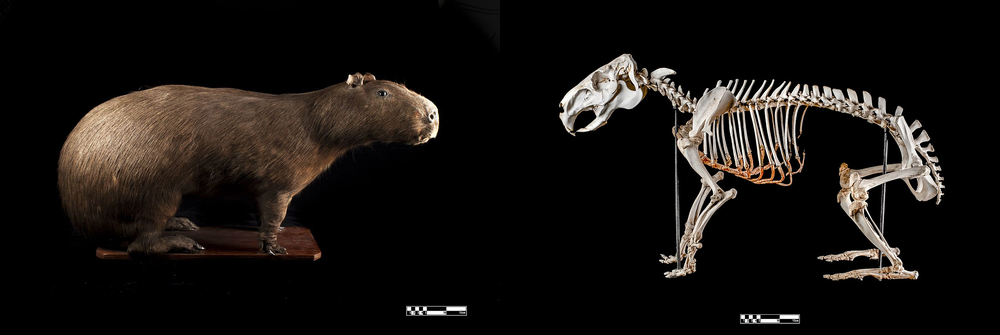
#> input picture le11_image-processing-pt1/capybaras.png, 1000 x 335 px, shrunk from 2560 x 857 before the run
$ jupyter execute --allow-errors le10_python-tutorial.ipynb
#> lines starting #> are read from the running program, lines starting #| are printed output that depends on the picture
### le11_image-processing-pt1/INF0417.py
import numpy as np
import scipy as scipy
import matplotlib.pyplot as plt

def gopimage(V, scale=1, ax=None, figsize=(10, 10)):
    """ Display color representation of motion field

    Parameters
    ----------
    V : array of shape (R, C, 2), or complex array of shape (R, C)
        The motion field in (x, y) order

    scale: float
        Scale the magnitude

    ax: Axes
        Axes object to plot to, or None to create a new figure

    Original MATLAB implementation by Gunnar Farnebäck, CVL, Linköping University
    Python re-implementation by Hannes Ovrén, CVL, Linköping University, 2018
    """

    if V.ndim == 2 and V.dtype == complex:
        W = V
    elif V.ndim == 3 and V.shape[2] == 2:
        Vx = V[..., 0]
        Vy = V[..., 1]

        # Complex representation
        W = Vx + 1j * Vy
    else:
        raise ValueError("Input must be real MxNx2 array, or complex MxN array")


    max_mag = np.max(np.abs(W))

    # Normalize magnitude
    if not max_mag == 0:
        W /= max_mag

    # Setup colortable with 257 entries
    # Last is to make it cyclic (2pi equivalent with 0)
    gtab = np.vstack((GOPTABLE, GOPTABLE[0]))
    gtab_angles = 2 * np.pi * np.arange(256 + 1) / 256;
    cmap_table = scipy.interpolate.interp1d(gtab_angles, gtab, axis=0)

    abs_w = np.minimum(1, scale * np.abs(W))
    angle_w = np.clip(np.pi + np.angle(-W), 0, 2*np.pi)
    rows, cols = V.shape[:2]
    angle_im = cmap_table(angle_w.flat).reshape(rows, cols, 3)

    gopim = np.atleast_3d(abs_w) * angle_im

    if ax is None:
        _, ax = plt.subplots(figsize=figsize)

    imh = ax.imshow(gopim)

### gopimage colormap table
GOPTABLE = np.array([[0.28125   , 0.90234375, 0.140625  ],
       [0.26953125, 0.91015625, 0.1484375 ],
       [0.2578125 , 0.9140625 , 0.16015625],
       [0.24609375, 0.921875  , 0.16796875],
       [0.234375  , 0.9296875 , 0.1796875 ],
       [0.22265625, 0.93359375, 0.19140625],
       [0.2109375 , 0.94140625, 0.203125  ],
       [0.203125  , 0.94921875, 0.21484375],
       [0.1953125 , 0.953125  , 0.23046875],
       [0.18359375, 0.95703125, 0.2421875 ],
       [0.17578125, 0.96484375, 0.25390625],
       [0.16796875, 0.96875   , 0.26953125],
       [0.1640625 , 0.97265625, 0.28515625],
       [0.15625   , 0.9765625 , 0.296875  ],
       [0.1484375 , 0.98046875, 0.3125    ],
       [0.14453125, 0.984375  , 0.328125  ],
       [0.140625  , 0.98828125, 0.34375   ],
       [0.13671875, 0.9921875 , 0.359375  ],
       [0.1328125 , 0.9921875 , 0.375     ],
       [0.1328125 , 0.9921875 , 0.39453125],
       [0.12890625, 0.99609375, 0.41015625],
       [0.12890625, 0.99609375, 0.4296875 ],
       [0.12890625, 0.99609375, 0.4453125 ],
       [0.12890625, 0.99609375, 0.46484375],
       [0.12890625, 0.99609375, 0.48046875],
       [0.1328125 , 0.9921875 , 0.5       ],
       [0.1328125 , 0.9921875 , 0.51953125],
       [0.13671875, 0.98828125, 0.53515625],
       [0.140625  , 0.984375  , 0.5546875 ],
       [0.14453125, 0.98046875, 0.57421875],
       [0.15234375, 0.9765625 , 0.58984375],
       [0.15625   , 0.97265625, 0.609375  ],
       [0.1640625 , 0.96484375, 0.62890625],
       [0.171875  , 0.9609375 , 0.6484375 ],
       [0.1796875 , 0.953125  , 0.6640625 ],
       [0.19140625, 0.9453125 , 0.68359375],
       [0.19921875, 0.9375    , 0.703125  ],
       [0.2109375 , 0.9296875 , 0.71875   ],
       [0.21875   , 0.921875  , 0.73828125],
       [0.23046875, 0.91015625, 0.75390625],
       [0.2421875 , 0.8984375 , 0.76953125],
       [0.2578125 , 0.890625  , 0.7890625 ],
       [0.26953125, 0.87890625, 0.8046875 ],
       [0.28515625, 0.8671875 , 0.8203125 ],
       [0.296875  , 0.8515625 , 0.83203125],
       [0.3125    , 0.83984375, 0.84765625],
       [0.328125  , 0.828125  , 0.86328125],
       [0.34375   , 0.8125    , 0.875     ],
       [0.359375  , 0.796875  , 0.890625  ],
       [0.375     , 0.78515625, 0.90234375],
       [0.390625  , 0.76953125, 0.9140625 ],
       [0.41015625, 0.75390625, 0.92578125],
       [0.42578125, 0.73828125, 0.93359375],
       [0.44140625, 0.72265625, 0.9453125 ],
       [0.4609375 , 0.70703125, 0.953125  ],
       [0.4765625 , 0.6875    , 0.9609375 ],
       [0.49609375, 0.671875  , 0.96875   ],
       [0.51171875, 0.65625   , 0.9765625 ],
       [0.53125   , 0.63671875, 0.98046875],
       [0.546875  , 0.62109375, 0.984375  ],
       [0.5625    , 0.6015625 , 0.98828125],
       [0.58203125, 0.5859375 , 0.9921875 ],
       [0.59765625, 0.56640625, 0.99609375],
       [0.61328125, 0.55078125, 0.99609375],
       [0.62890625, 0.53125   , 0.99609375],
       [0.64453125, 0.515625  , 0.99609375],
       [0.66015625, 0.49609375, 0.99609375],
       [0.67578125, 0.48046875, 0.9921875 ],
       [0.69140625, 0.46484375, 0.98828125],
       [0.70703125, 0.4453125 , 0.984375  ],
       [0.71875   , 0.4296875 , 0.98046875],
       [0.73046875, 0.4140625 , 0.9765625 ],
       [0.74609375, 0.39453125, 0.96875   ],
       [0.7578125 , 0.37890625, 0.9609375 ],
       [0.76953125, 0.36328125, 0.953125  ],
       [0.78125   , 0.34765625, 0.9453125 ],
       [0.7890625 , 0.33203125, 0.93359375],
       [0.80078125, 0.31640625, 0.92578125],
       [0.80859375, 0.30078125, 0.9140625 ],
       [0.81640625, 0.2890625 , 0.90234375],
       [0.82421875, 0.2734375 , 0.890625  ],
       [0.83203125, 0.2578125 , 0.875     ],
       [0.8359375 , 0.24609375, 0.86328125],
       [0.84375   , 0.234375  , 0.84765625],
       [0.84765625, 0.21875   , 0.83203125],
       [0.8515625 , 0.20703125, 0.8203125 ],
       [0.85546875, 0.1953125 , 0.8046875 ],
       [0.859375  , 0.18359375, 0.7890625 ],
       [0.86328125, 0.17578125, 0.76953125],
       [0.8671875 , 0.1640625 , 0.75390625],
       [0.8671875 , 0.15234375, 0.73828125],
       [0.87109375, 0.14453125, 0.71875   ],
       [0.87109375, 0.1328125 , 0.703125  ],
       [0.87109375, 0.125     , 0.68359375],
       [0.87109375, 0.1171875 , 0.6640625 ],
       [0.87109375, 0.109375  , 0.6484375 ],
       [0.87109375, 0.1015625 , 0.62890625],
       [0.87109375, 0.09375   , 0.609375  ],
       [0.8671875 , 0.0859375 , 0.58984375],
       [0.8671875 , 0.078125  , 0.57421875],
       [0.8671875 , 0.07421875, 0.5546875 ],
       [0.86328125, 0.06640625, 0.53515625],
       [0.86328125, 0.0625    , 0.51953125],
       [0.86328125, 0.05859375, 0.5       ],
       [0.859375  , 0.05078125, 0.48046875],
       [0.859375  , 0.046875  , 0.46484375],
       [0.859375  , 0.04296875, 0.4453125 ],
       [0.85546875, 0.0390625 , 0.4296875 ],
       [0.85546875, 0.03515625, 0.41015625],
       [0.85546875, 0.03515625, 0.39453125],
       [0.8515625 , 0.03125   , 0.375     ],
       [0.8515625 , 0.02734375, 0.359375  ],
       [0.8515625 , 0.0234375 , 0.34375   ],
       [0.8515625 , 0.0234375 , 0.328125  ],
       [0.8515625 , 0.01953125, 0.3125    ],
       [0.8515625 , 0.01953125, 0.296875  ],
       [0.8515625 , 0.01953125, 0.28515625],
       [0.8515625 , 0.015625  , 0.26953125],
       [0.85546875, 0.015625  , 0.25390625],
       [0.85546875, 0.015625  , 0.2421875 ],
       [0.85546875, 0.015625  , 0.23046875],
       [0.859375  , 0.015625  , 0.21484375],
       [0.86328125, 0.015625  , 0.203125  ],
       [0.86328125, 0.015625  , 0.19140625],
       [0.8671875 , 0.015625  , 0.1796875 ],
       [0.87109375, 0.015625  , 0.16796875],
       [0.875     , 0.015625  , 0.16015625],
       [0.87890625, 0.015625  , 0.1484375 ],
       [0.8828125 , 0.01953125, 0.140625  ],
       [0.88671875, 0.01953125, 0.12890625],
       [0.890625  , 0.01953125, 0.12109375],
       [0.89453125, 0.0234375 , 0.11328125],
       [0.8984375 , 0.0234375 , 0.10546875],
       [0.90234375, 0.02734375, 0.09765625],
       [0.91015625, 0.02734375, 0.08984375],
       [0.9140625 , 0.03125   , 0.0859375 ],
       [0.91796875, 0.03515625, 0.078125  ],
       [0.921875  , 0.0390625 , 0.0703125 ],
       [0.9296875 , 0.04296875, 0.06640625],
       [0.93359375, 0.04296875, 0.0625    ],
       [0.9375    , 0.046875  , 0.0546875 ],
       [0.94140625, 0.05078125, 0.05078125],
       [0.94921875, 0.05859375, 0.046875  ],
       [0.953125  , 0.0625    , 0.04296875],
       [0.95703125, 0.06640625, 0.0390625 ],
       [0.9609375 , 0.0703125 , 0.03515625],
       [0.96484375, 0.078125  , 0.03125   ],
       [0.96875   , 0.08203125, 0.02734375],
       [0.97265625, 0.08984375, 0.02734375],
       [0.9765625 , 0.09375   , 0.0234375 ],
       [0.98046875, 0.1015625 , 0.01953125],
       [0.98046875, 0.109375  , 0.01953125],
       [0.984375  , 0.11328125, 0.015625  ],
       [0.98828125, 0.12109375, 0.015625  ],
       [0.98828125, 0.12890625, 0.01171875],
       [0.9921875 , 0.13671875, 0.01171875],
       [0.9921875 , 0.14453125, 0.01171875],
       [0.9921875 , 0.15234375, 0.0078125 ],
       [0.99609375, 0.16015625, 0.0078125 ],
       [0.99609375, 0.171875  , 0.0078125 ],
       [0.99609375, 0.1796875 , 0.0078125 ],
       [0.99609375, 0.1875    , 0.00390625],
       [0.99609375, 0.19921875, 0.00390625],
       [0.99609375, 0.20703125, 0.00390625],
       [0.99609375, 0.21875   , 0.00390625],
       [0.99609375, 0.2265625 , 0.00390625],
       [0.9921875 , 0.23828125, 0.00390625],
       [0.9921875 , 0.24609375, 0.00390625],
       [0.9921875 , 0.2578125 , 0.        ],
       [0.98828125, 0.26953125, 0.        ],
       [0.98828125, 0.28125   , 0.        ],
       [0.984375  , 0.2890625 , 0.        ],
       [0.984375  , 0.30078125, 0.        ],
       [0.98046875, 0.3125    , 0.        ],
       [0.98046875, 0.32421875, 0.        ],
       [0.9765625 , 0.33203125, 0.        ],
       [0.9765625 , 0.34375   , 0.        ],
       [0.97265625, 0.35546875, 0.        ],
       [0.97265625, 0.3671875 , 0.        ],
       [0.96875   , 0.37890625, 0.        ],
       [0.96484375, 0.390625  , 0.        ],
       [0.96484375, 0.3984375 , 0.        ],
       [0.9609375 , 0.41015625, 0.        ],
       [0.95703125, 0.421875  , 0.        ],
       [0.95703125, 0.43359375, 0.        ],
       [0.953125  , 0.44140625, 0.        ],
       [0.94921875, 0.453125  , 0.        ],
       [0.94921875, 0.46484375, 0.        ],
       [0.9453125 , 0.47265625, 0.        ],
       [0.94140625, 0.484375  , 0.        ],
       [0.94140625, 0.4921875 , 0.        ],
       [0.9375    , 0.50390625, 0.        ],
       [0.93359375, 0.51171875, 0.        ],
       [0.9296875 , 0.51953125, 0.        ],
       [0.9296875 , 0.53125   , 0.        ],
       [0.92578125, 0.5390625 , 0.        ],
       [0.921875  , 0.546875  , 0.        ],
       [0.91796875, 0.5546875 , 0.        ],
       [0.9140625 , 0.5625    , 0.        ],
       [0.91015625, 0.5703125 , 0.        ],
       [0.91015625, 0.578125  , 0.        ],
       [0.90625   , 0.5859375 , 0.        ],
       [0.90234375, 0.59375   , 0.        ],
       [0.89453125, 0.6015625 , 0.        ],
       [0.890625  , 0.609375  , 0.        ],
       [0.88671875, 0.61328125, 0.        ],
       [0.8828125 , 0.62109375, 0.        ],
       [0.875     , 0.625     , 0.        ],
       [0.87109375, 0.6328125 , 0.        ],
       [0.86328125, 0.63671875, 0.        ],
       [0.859375  , 0.64453125, 0.        ],
       [0.8515625 , 0.6484375 , 0.        ],
       [0.84375   , 0.65625   , 0.        ],
       [0.83984375, 0.66015625, 0.        ],
       [0.83203125, 0.6640625 , 0.        ],
       [0.82421875, 0.671875  , 0.        ],
       [0.8125    , 0.67578125, 0.        ],
       [0.8046875 , 0.6796875 , 0.00390625],
       [0.796875  , 0.68359375, 0.00390625],
       [0.78515625, 0.6875    , 0.00390625],
       [0.77734375, 0.6953125 , 0.00390625],
       [0.765625  , 0.69921875, 0.00390625],
       [0.7578125 , 0.703125  , 0.00390625],
       [0.74609375, 0.70703125, 0.00390625],
       [0.734375  , 0.7109375 , 0.0078125 ],
       [0.72265625, 0.71484375, 0.0078125 ],
       [0.7109375 , 0.72265625, 0.0078125 ],
       [0.69921875, 0.7265625 , 0.0078125 ],
       [0.68359375, 0.73046875, 0.01171875],
       [0.671875  , 0.734375  , 0.01171875],
       [0.66015625, 0.73828125, 0.01171875],
       [0.64453125, 0.74609375, 0.015625  ],
       [0.62890625, 0.75      , 0.015625  ],
       [0.6171875 , 0.75390625, 0.01953125],
       [0.6015625 , 0.76171875, 0.01953125],
       [0.5859375 , 0.765625  , 0.0234375 ],
       [0.57421875, 0.76953125, 0.02734375],
       [0.55859375, 0.77734375, 0.02734375],
       [0.54296875, 0.78125   , 0.03125   ],
       [0.52734375, 0.7890625 , 0.03515625],
       [0.51171875, 0.79296875, 0.0390625 ],
       [0.49609375, 0.80078125, 0.04296875],
       [0.48046875, 0.80859375, 0.046875  ],
       [0.46875   , 0.8125    , 0.05078125],
       [0.453125  , 0.8203125 , 0.0546875 ],
       [0.4375    , 0.828125  , 0.0625    ],
       [0.421875  , 0.83203125, 0.06640625],
       [0.40625   , 0.83984375, 0.0703125 ],
       [0.390625  , 0.84765625, 0.078125  ],
       [0.37890625, 0.85546875, 0.0859375 ],
       [0.36328125, 0.859375  , 0.08984375],
       [0.34765625, 0.8671875 , 0.09765625],
       [0.3359375 , 0.875     , 0.10546875],
       [0.3203125 , 0.8828125 , 0.11328125],
       [0.30859375, 0.88671875, 0.12109375],
       [0.29296875, 0.89453125, 0.12890625]])

### le11_image-processing-pt1/le10_python-tutorial.ipynb
# Processamento de imagens em Python
## INF0417 - Visão computacional

# 1. Introdução
Em python precisamos importar os pacotes que forneçam a funcionalidade que queremos.

Nesta disciplina vamos fazer uso de pacotes como `numpy`, `scipy` e `matplotlib`.

Comecemos importando eles.

[cell 1]
import numpy as np
import scipy
from matplotlib import pyplot as plt

plt.rcParams['figure.figsize'] = (10, 10)

`numpy` nos permite trabalhar com `num`eros em `py`thon!

Ele é ótimo para trabalhar com vetores e matrizes.

Vamos ver como criar um vetor:

[cell 2]
vetor1 = np.array([[1, 2, 3]], dtype=float)

vetor2 = np.array([1, 2, 3], dtype=float)[:, np.newaxis]

vetor3 = np.expand_dims(np.array([1, 2, 3], dtype=float), 1)

Mostre a saída de cada vetor e comente os seus achados

[cell 3]
# Aqui sua resposta

Tudo em `numpy` é um arranjo ou *array*, e arranjos têm:

- `dtype`: Descreve o tipo de números presentes no arranjo (*e.g.*, `float`, `int`, `bool`)

- `shape`: Descreve as dimensões do arranjo

- `size`: Descreve o tamanho do arranjo (número de elementos no array)

[cell 4]
vetor1.dtype

[cell 5]
vetor1.shape

[cell 6]
vetor1.size

# 2. Operações
Podemos **somar** e **subtrair** matrizes facilmente:

[cell 7]
vetor1 + vetor1

[cell 8]
vetor1 - vetor1

E quanto à **multiplicação de matrizes**?

[cell 9]
vetor1 @ (vetor1.T) # Multiplicacao de matrices, o mesmo que o operador * no MATLAB

E à **multiplicação elemento a elemento** (*i.e.*, [o produto de Hadamard](https://en.wikipedia.org/wiki/Hadamard_product_(matrices)))?

[cell 10]
vetor1 * vetor1 # Multiplicação elemento a elemento, o mesmo que o operador .* no MATLAB

**Responda**: O que `.T` faz com um arranjo?

[cell 11]
# Aqui sua resposta

Basicamente, podemos realizar muitas operações matemáticas chamando a função `numpy` apropriada:

[cell 12]
x = np.linspace(0, 2*np.pi, num=100)
y = np.sin(x)
plt.plot(x, y) # Aqui usamos matplotlib, que foi importada acima
plt.show()
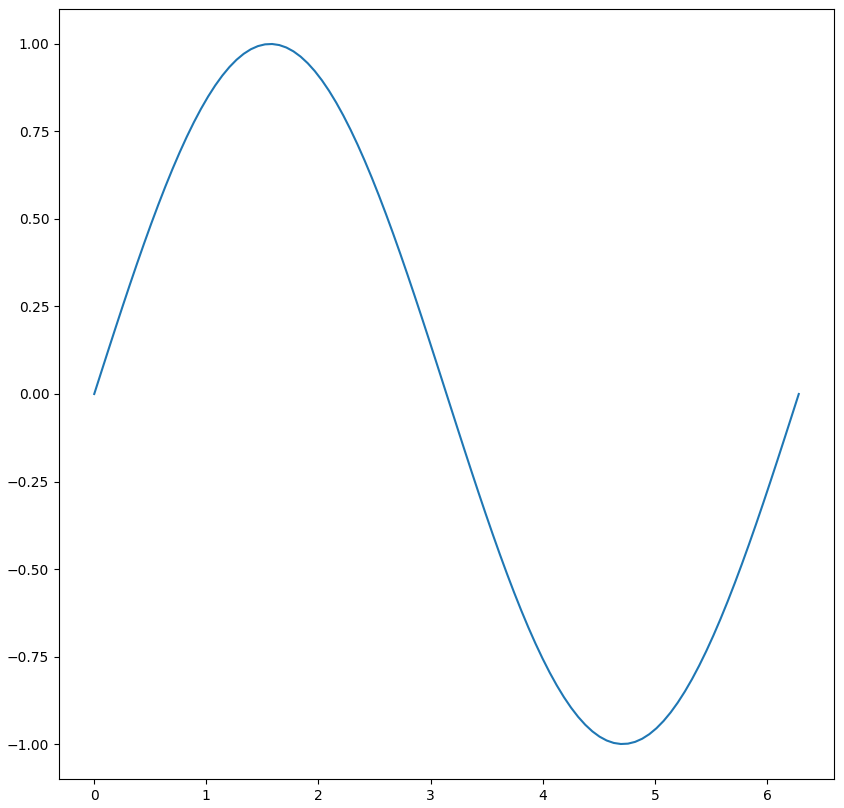
#> figure drawn by matplotlib, 1 panel; curve peaks at x = 1.59, y = 1

## 2.1 Indexação

No caso mais simples, queremos acessar um único índice do vetor:

[cell 13]
ind = 0 # Arranjos começam no índice 0 (!)
x[ind]

Também podemos querer os primeiros 10 elementos. \
Isso se chama **fatiar**

[cell 14]
x[0:10]

Também podemos querer recuperar cada segundo índice:

[cell 15]
x[::2] # Abreviação de x[0: -1: 2], onde -1 é a abreviação de "o último elemento de x"

**Tarefa 2**: Agora queremos obter cada terceiro índice de $\Large x$, começando no quinto índice. Forneça o comando apropriado abaixo:

[cell 16]
# Aqui sua resposta

## 2.2 Indexação Booleana

Digamos que queremos pegar todos os valores de $\Large x$, onde $\Large y<0$.

Então podemos usar a **indexação booleana**, e é super simples!

[cell 17]
x[y<0]

[cell 18]
plt.scatter(x[y<0], y[y<0])
plt.show()
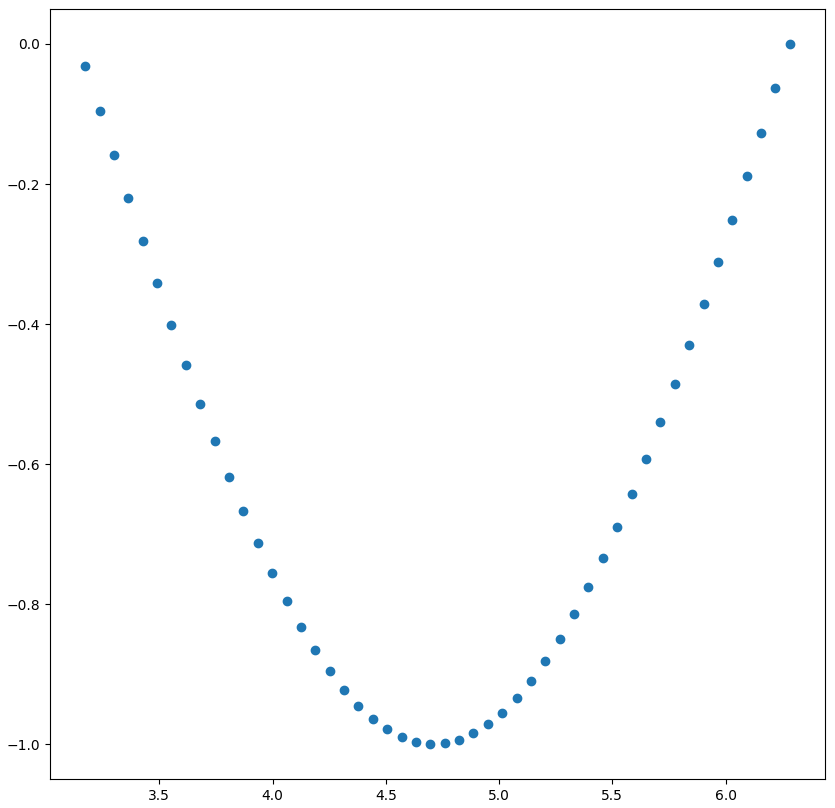
#> figure drawn by matplotlib, 1 panel

**Tarefa 3**: Agora queremos indexar todos os valores de $\Large (x,y)$ de forma que $\Large y^2 < 0.5$. Forneça o código apropriado abaixo.

[cell 19]
# Aqui sua resposta

## 2.3 Indexação multidimensional

A indexação funciona basicamente da mesma forma!

[cell 20]
x = np.array([[1,2,3], [4,5,6], [7,8,9]])
y = x[0:2, 0:2] # Selecionar um bloco 2x2

print(x)
print(y)

## 2.4 Imagens

Felizmente para nós, imagens são arranjos (*arrays*), então os comandos acima também aplicam a imagens!

Iremos apresentar algumas maneiras de carregar imagens em python.

Começamos usando `matplotlib` para carregar uma imagem.

[cell 21]
image_mpl = plt.imread('capybaras.png')
#> image_mpl is the input picture: shape (335, 1000, 4) float32; mean R, G, B, A 0.0908, 0.0768, 0.0662, 1

plt.imshow(image_mpl) # Mostra algumas capivaras
plt.show()

Outra maneira é com a biblioteca **OpenCV**.

A imagem é automaticamente transformada em uma matriz `numpy`, porém com um modelo de cor BGR em vez de RGB.

[cell 22]
import cv2

image_cv2 = cv2.imread('capybaras.png')
plt.imshow(image_cv2) # Agora as capivaras são azuis, pois o OpenCV usa BGR em vez de RGB
plt.show()

Também podemos usar **PIL**

A imagem não é transformada em um array `numpy` automaticamente, mas podemos convertê-la facilmente :)

[cell 23]
from PIL import Image

image_pil = Image.open('capybaras.png')
print(image_pil)
#| <PIL.PngImagePlugin.PngImageFile image mode=RGBA size=1000x335 at 0x7F58CFC61B10>

image_pil = np.array(image_pil) # Converte um objeto PIL em um array numpy
print(image_pil)
#> (printed output is left out)

plt.imshow(image_pil)
plt.show()

**Tarefa 4**: Qual é o tipo de dado da imagem no OpenCV e no PIL e quais as suas dimensões? \
Quais são os valores das intensidades máxima e mínima?

**Resposta**:

# 3. Criando um filtro 2D

Muitas das vezes queremos "filtrar" nossas imagens como parte do processamento.

Mas, o que é *filtrar*?

Vamos criar um filtro Gaussiano de *desfoque* (*Gaussian blur*) com a `numpy`!

Um filtro Gaussiano age como filtro passa-baixa (*low-pass filter*) ou fitro de *smoothing*, pois ele filtra as frequências altas presentes na imagem.

[cell 24]
kernel_size = 13

coords = np.linspace(-(kernel_size//2), kernel_size//2, num=kernel_size) # Vetor de coordenadas do filtro de tamanho N=kernel_size
(x, y) = np.meshgrid(coords, coords)

Acabamos de criar um *meshgrid*, isto é, uma malha ou grade com as coordenadas 2D dos valores do filtro

Você pode pensar nele como um array contendo todas as coordenadas $\Large (x, y)$ do filtro.

[cell 25]
plt.imshow(x) # Observe que o eixo x cresce para a direita
plt.colorbar()
plt.show()
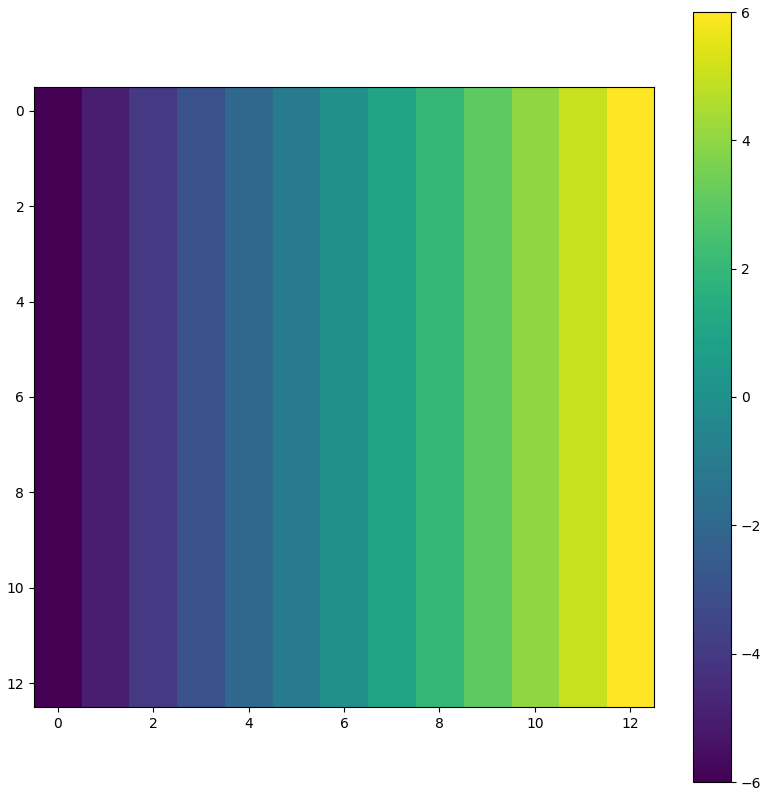
#> figure drawn by matplotlib, 2 panels

[cell 26]
plt.imshow(y) # Observe que o eixo y cresce para baixo!
plt.colorbar()
plt.show()
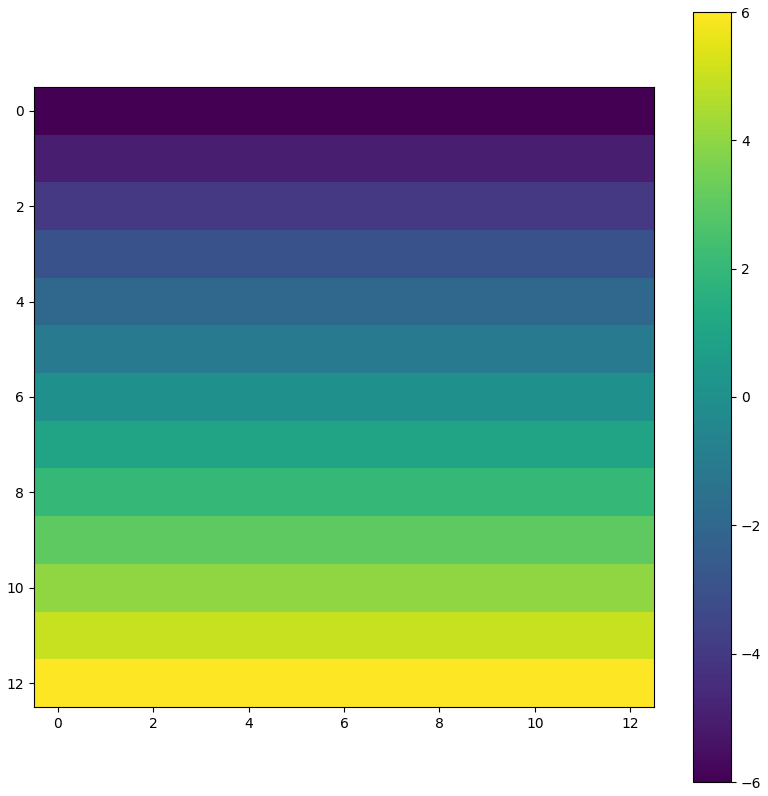
#> figure drawn by matplotlib, 2 panels
#> (the rest of the program and of its run is left out)
